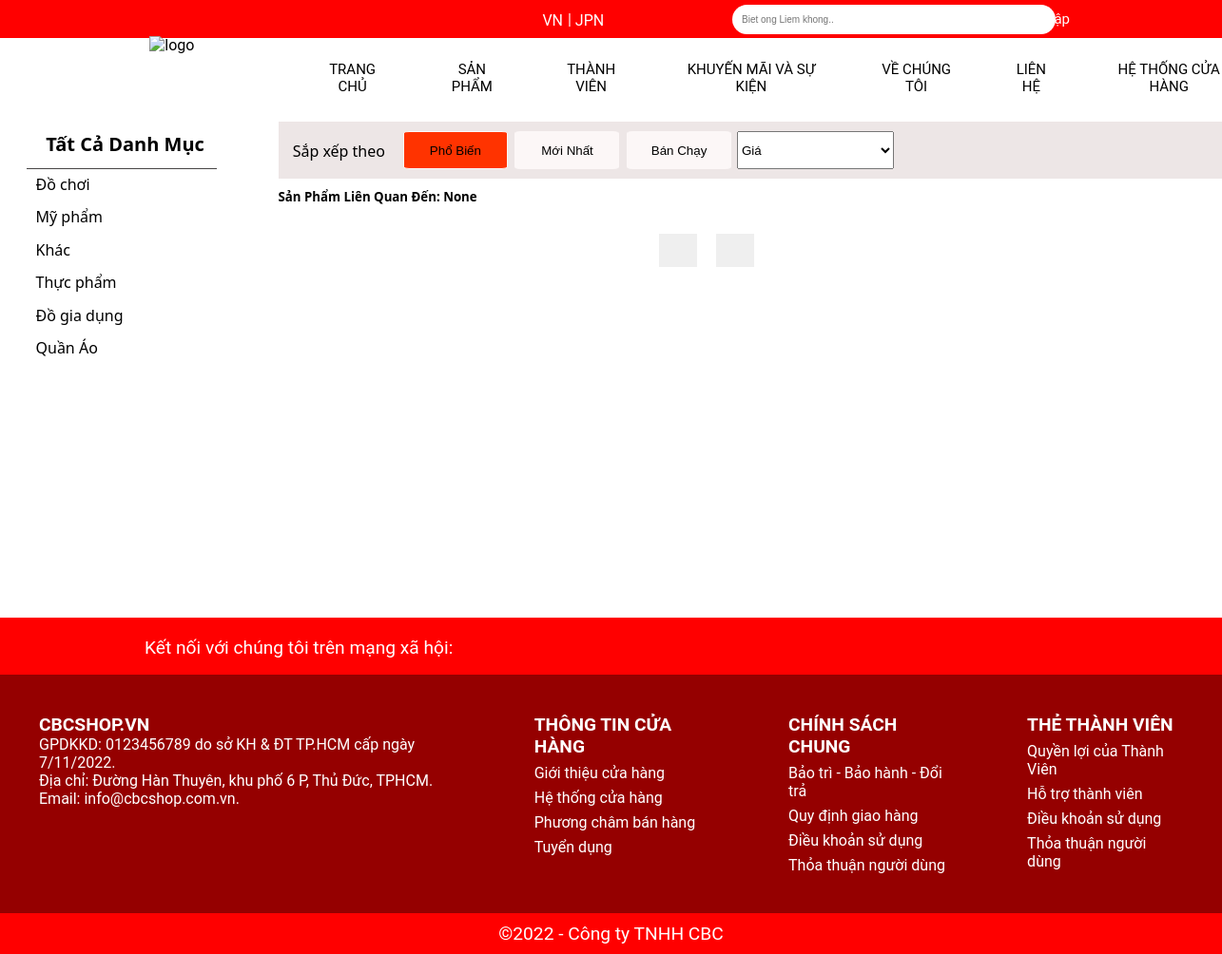
The app's page /search/ with its own data.
### my_app/models.py (models this page shows, shortened)
class Category(models.Model):
    sub_category = models.ForeignKey('self',on_delete=models.CASCADE, related_name="sub_categories",null=True,blank=True)
    is_sub = models.BooleanField(default=False)
    name = models.CharField(max_length=200, null=True)
    slug = models.SlugField(max_length=200,unique=True)

### my_app/views.py (the view)
# urls.py: path('search/',views.search, name='search'),
def search(request):
    if request.user.is_authenticated:
        customer = request.user
        order, created = Order.objects.get_or_create(customer=customer, complete=False)
        items = order.orderitem_set.all()
        cartItems = order.get_cart_item
        user_login = "hidden"
        user_logout = "show"
        if request.user.is_staff:
            user_staff = "show"
        else:
            user_staff = "hidden"
    else:
        items = []
        order = {'get_cart_item': 0, 'get_cart_total': 0}
        cartItems = order['get_cart_item']
        user_login = "show"
        user_logout = "hidden"
        user_staff = "hidden"
    categories = Category.objects.filter(is_sub=False)
    active_category = request.GET.get('category','')
    searched = None
    keys = None
    if request.method == "POST":
        searched = request.POST["searched"]
        keys = Product.objects.filter(name__contains = searched)
    context = {"searched":searched, "keys":keys, "categories": categories, 'active_category':active_category,'user_login':user_login, 'user_logout':user_logout,'cartItems':cartItems,'user_staff':user_staff }
    return render(request, 'html/search.html', context)

### my_app/templates/html/search.html (shortened to what this page needs)
{% extends 'html/base.html' %}
{% load static %}
{% block category %}
<head>
   <link rel="stylesheet" href="{% static 'assets/category.css' %}" />
</head>
    <div class="content">
      <div class="content_left">
         <div class="content_left_category">
            <a style="text-decoration: none"  href="" class="content_left_category_header"> <i class="fa-solid fa-list"></i> Tất Cả Danh Mục </a>
            {% for category in categories %}
             <a style="text-decoration: none"  href="{% url 'category' %}?category={{category.slug}}" class="content_left_category_main">{{ category.name }}</a>
             {% endfor %}
         </div>
      </div>
      <div class="content_right">
         <div class="content_right_category_item">
            <p>
               Sắp xếp theo
            </p>
            <div class="content_right_category_item_button_a popular">
                <button>
                    <a style="text-decoration: none"  href="/project/html/my%20pham/category/Pho_Bien.html">Phổ Biến</a>
                </button>
            </div>
            <div class="content_right_category_item_button_new">
                <button>
                    <a style="text-decoration: none"  href="/project/html/my%20pham/category/Moi_Nhat.html">Mới Nhất</a>
                </button>
            </div>
            <div class="content_right_category_item_button_selling">
                <button>
                    <a style="text-decoration: none"  href="/project/html/my%20pham/category/Ban_Chay.html">Bán Chạy</a>
                </button>
            </div>
            <div class="content_right_category_item_button_price">
                <form action="">
                    <select name="" id="select">
                       <option value="gia" id="" selected="selected">Giá</option>
                    </select>
                 </form>
            </div>
         </div>
         <h5>Sản Phẩm Liên Quan Đến: {{searched}}</h5>
         <div class="content_right_group_item">
         </div>
         <div class="content_right_page_controller">
            <div class="content_right_page_controller_button_left">
                <button type="submit">
                </button>
            </div>
            <div class="content_right_page_controller_button_right">
                <button type="submit">
                </button>
            </div>
        </div>
      </div>
   </div>
{% endblock category %}

### my_app/static/assets/style.css (style rules this page uses)
* { margin: 0; padding: 0; box-sizing: border-box; }
body { font-family: roboto; }
.content_right_group_item { display: grid; grid-row: 30% 70%; grid-template-columns: repeat(6, 198px); padding-top: 10px; }
a { text-decoration: non; }

### my_app/static/assets/category.css (style rules this page uses)
* { margin: 0; padding: 0; box-sizing: border-box; }
body { font-family: roboto; }
.content { position: relative; top: 8rem; width: 1250px; margin: auto; font-family: system-ui, -apple-system, BlinkMacSystemFont, 'Segoe UI', Roboto, Oxygen, Ubuntu, Cantarell, 'Open Sans', 'Helvetica Neue', sans-serif; display: grid; grid-template-columns: 22% 78%; }
.content_left_category { display: grid; grid-template-rows: repeat(6,15%); padding: 10px; height: 250px; }
.content_left_category_header { width: 200px; height: 40px; font-size: 20px; font-weight: 600; border-bottom: 1px solid rgb(71, 69, 69); color: black; }
.content_left_category a { text-decoration: none }
.content_left_category_main { width: 200px; height: 28px; font-size: 16px; padding: 10px; color: rgb(0, 0, 0); }
.content_right_category_item { background-color: rgb(237, 230, 230);; width: 1000px; height: 60px; display: grid; grid-template-columns: repeat(5,12%); text-align: center; padding: 10px; margin-bottom: 10px; }
.content_right_category_item p { padding-top: 10px; padding-bottom: 17px; padding-right: 10px; }
.content_right_category_item button { border: 1px solid rgb(252, 247, 247); width: 110px; height: 40px; background-color: rgb(252, 247, 247); border-radius: 6%; }
.content_right_category_item a { text-decoration: none; color: black; }
.content_right_category_item_button_a button { background-color: rgb(255, 51, 0); }
#select { width: 165px; height: 40px; margin-left: 2px; }
.content_right_group_item { width: 1000px; display: grid; grid-row: 30% 70%; grid-template-columns: repeat(5, 198px); padding-top: 10px; }
.content_right_page_controller { display: grid; grid-template-columns: repeat(5, 10%); width: 600px; height: 40px; margin-left: 400px; margin-right: 300px; margin-top: 20px; }
.content_right_page_controller button { width: 40px; height: 35px; border: 0px; }

### records on screen
Category: name "Đồ chơi"
Category: name "Mỹ phẩm"
Category: name "Khác"
Category: name "Thực phẩm"
Category: name "Đồ gia dụng"
Category: name "Quần Áo"

### other values on screen
{{ searched }} "None"
